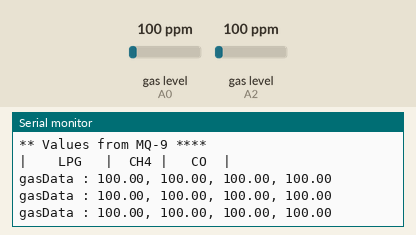
The sketch below on a simulated Arduino Uno, built with avr-gcc and run on an emulated ATmega328P. Shown: the last lines printed to the serial monitor. Inputs (shaded band) come from the test bench; at power-on: gas level (sensors on A0, A2) 100 ppm.

Above: at 1.2 s.
1.3 s: gas level (sensor on A0) set to 20 ppm
At 2.0 s:
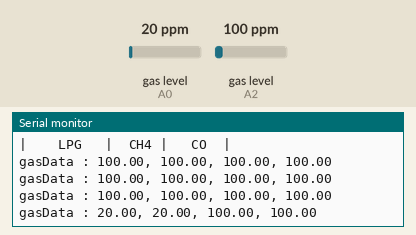
2.8 s: gas level (sensor on A2) set to 20 ppm
At 2.8 s:
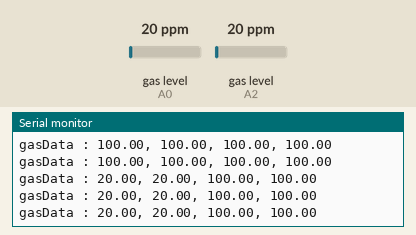
4.3 s: gas level (sensor on A0) set to 250 ppm
At 4.3 s:
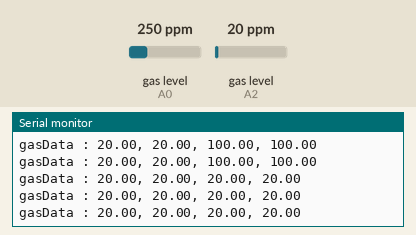
5.8 s: gas level (sensor on A2) set to 250 ppm
At 5.8 s:
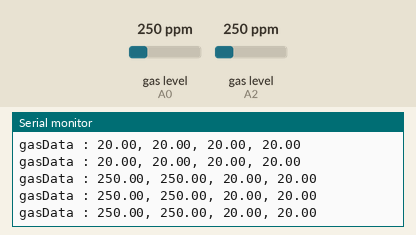
Timing chart, 0 to 8.3 s (numbered marks = the images above; inputs shaded):
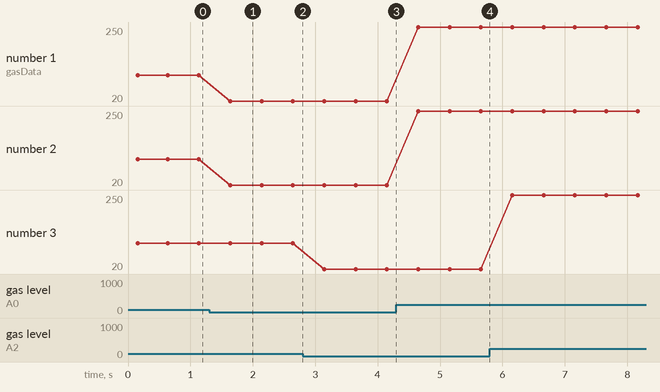

Measured:
- after the input at 1.3 s, the serial monitor: prints a new line after 0.34 s (image 1)
- plotted number 1: 100 → 20 after the input at 1.3 s, 20 → 250 after the input at 4.3 s
- plotted number 2: 100 → 20 after the input at 1.3 s, 20 → 250 after the input at 4.3 s

The sketch:

arduino_gas.ino
```cpp
#include <MQUnifiedsensor.h>
#include <SPI.h>
#include "Adafruit_MAX31855.h"

/************************Hardware Related Macros************************************/
#define Board "Arduino UNO"
#define MQ9_Pin_1 A0
#define MQ9_Pin_3 A2

// #define MAXDO 3
// #define MAXCS 4
// #define MAXCLK 5

/***********************Software Related Macros************************************/
#define MQ9_Type "MQ-9"

#define Voltage_Resolution 5
#define ADC_Bit_Resolution 10 // For arduino UNO/MEGA/NANO

#define RatioMQ9CleanAir 9.6 // RS / R0 = 60 ppm

/*****************************Globals***********************************************/
// Declare Sensor
MQUnifiedsensor MQ9_1(Board, Voltage_Resolution, ADC_Bit_Resolution, MQ9_Pin_1, MQ9_Type);
MQUnifiedsensor MQ9_3(Board, Voltage_Resolution, ADC_Bit_Resolution, MQ9_Pin_3, MQ9_Type);

// Adafruit_MAX31855 thermocouple(MAXCLK, MAXCS, MAXDO);

void setup()
{
    Serial.begin(9600);
    MQ9_1.setRegressionMethod(1); // _PPM =  a*ratio^b
    MQ9_3.setRegressionMethod(1);

    MQ9_1.init();

    Serial.print("MQ9 Calibrating please wait");
    float calcR0 = 0;
    for (int i = 1; i <= 10; i++)
    {
        MQ9_1.update();
        calcR0 += MQ9_1.calibrate(RatioMQ9CleanAir);
        Serial.print(".");
    }
    MQ9_1.setR0(calcR0 / 10);
    Serial.println(" done!.");

    if (isinf(calcR0))
    {
        Serial.println("Warning: Conection issue, R0 is infinite (Open circuit detected) please check your wiring and supply");
        while (1)
            ;
    }

    if (calcR0 == 0)
    {
        Serial.println("Warning: Conection issue found, R0 is zero (Analog pin shorts to ground) please check your wiring and supply");
        while (1)
            ;
    }

    Serial.print("MQ9 Calibrating please wait.");
    calcR0 = 0;
    for (int i = 1; i <= 10; i++)
    {
        MQ9_3.update(); // Update data, the arduino will read the voltage from the analog pin
        calcR0 += MQ9_3.calibrate(RatioMQ9CleanAir);
        Serial.print(".");
    }
    MQ9_3.setR0(calcR0 / 10);
    Serial.println("  done!.");

    if (isinf(calcR0))
    {
        Serial.println("Warning: Conection issue, R0 is infinite (Open circuit detected) please check your wiring and supply");
        while (1)
            ;
    }
    if (calcR0 == 0)
    {
        Serial.println("Warning: Conection issue found, R0 is zero (Analog pin shorts to ground) please check your wiring and supply");
        while (1)
            ;
    }

    // while (!Serial)
    //     delay(1); // wait for Serial on Leonardo/Zero, etc

    // Serial.println("MAX31855 test");
    // // wait for MAX chip to stabilize
    // delay(500);
    // Serial.print("Initializing sensor...");
    // if (!thermocouple.begin())
    // {
    //     Serial.println("ERROR.");
    //     while (1)
    //         delay(10);
    // }

    /*****************************  MQ CAlibration ********************************************/
    Serial.println("** Values from MQ-9 ****");
    Serial.println("|    LPG   |  CH4 |   CO  |");
}

void loop()
{
    MQ9_1.update(); // Update data, the arduino will read the voltage from the analog pin
    MQ9_3.update();

    /*
    MQ9

    Exponential regression:
    GAS     | a      | b
    LPG     | 1000.5 | -2.186
    CH4     | 4269.6 | -2.648
    CO      | 599.65 | -2.244
    */

    MQ9_1.setA(4269.6);
    MQ9_1.setB(-2.648);               // Configure the equation to to calculate LPG concentration
    float ch4_1 = MQ9_1.readSensor(); // Sensor will read PPM concentration using the model, a and b values set previously or from the setup

    MQ9_1.setA(599.65);
    MQ9_1.setB(-2.244);
    float co_1 = MQ9_1.readSensor();

    MQ9_3.setA(4269.6);
    MQ9_3.setB(-2.648);
    float ch4_3 = MQ9_3.readSensor();

    MQ9_3.setA(599.65);
    MQ9_3.setB(-2.244);
    float co_3 = MQ9_3.readSensor();

    // double c = thermocouple.readCelsius();
    // if (isnan(c))
    // {
    //     Serial.println("Thermocouple fault(s) detected!");
    //     uint8_t e = thermocouple.readError();
    //     if (e & MAX31855_FAULT_OPEN)
    //         Serial.println("FAULT: Thermocouple is open - no connections.");
    //     if (e & MAX31855_FAULT_SHORT_GND)
    //         Serial.println("FAULT: Thermocouple is short-circuited to GND.");
    //     if (e & MAX31855_FAULT_SHORT_VCC)
    //         Serial.println("FAULT: Thermocouple is short-circuited to VCC.");
    // }

    Serial.println((String) "gasData : " +
                   ch4_1 + ", " + co_1 + ", " +
                   ch4_3 + ", " + co_3);

    delay(500); // Sampling frequency
}
```
